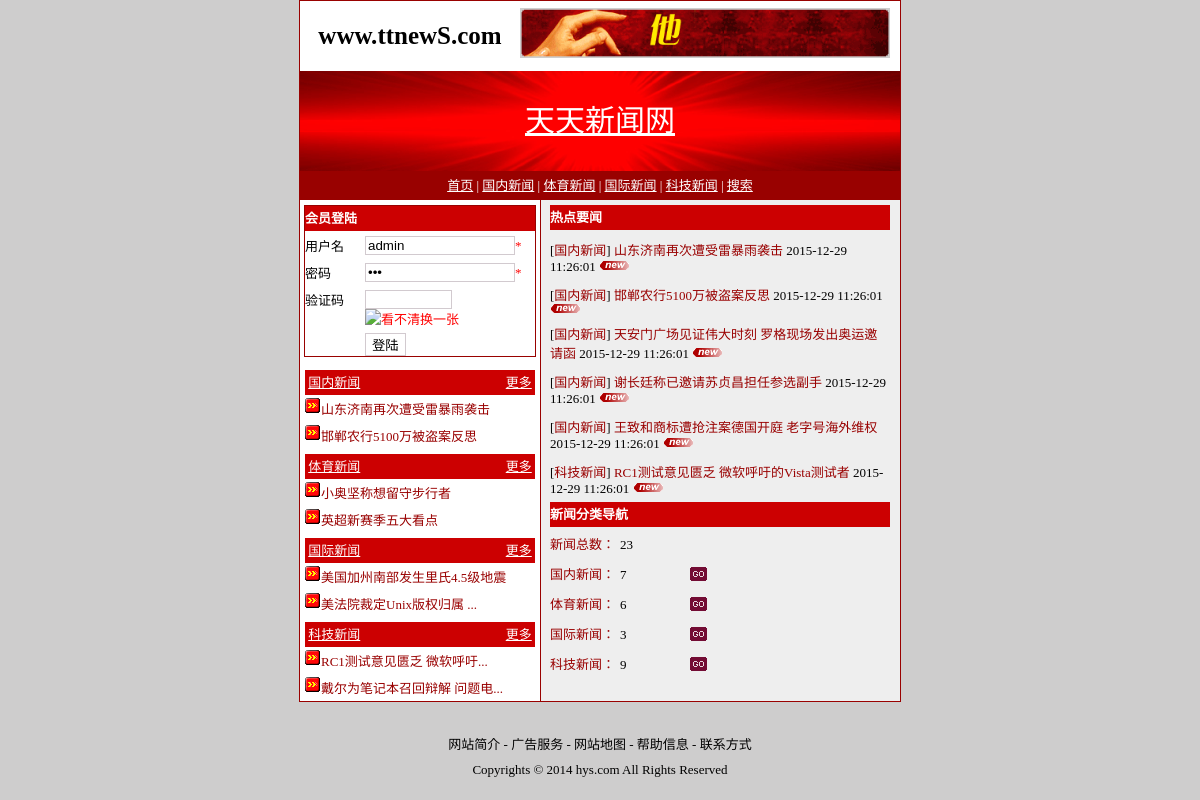
The page / on the database its author committed.
### tables this page shows
create table newsTypes
(
	typeId			int				auto_increment			primary key,
	typeName		varchar(40)		not null,
	articleNums		int				default 0
);

create table newsArticles
(
	articleId		int				auto_increment			primary key,
	content			text			not null,
	title			varchar(500)	not null,
	typeId			int				not null,
	foreign key (typeId) references newsTypes(typeId),
	userName		varchar(100)	not null,
	writer			varchar(100)		null,
	source			varchar(400)		null,
	hints			int				default 0,
	dateandtime		timestamp		default current_timestamp,
	checkup			int				default 0,
	imagepath		varchar(100)		null
);

### conn/DbConn.php (called while the page is built, shortened)
<?php
	class DbConn
	{
		public static function getInstance()
		{
			static $obj = NULL;
			if($obj == NULL)
			{
				$obj = new DbConn();
			}
			return $obj;
		}
		public function queryOne($sql)
		{
			$this->rs = mysql_query($sql);
			$result = NULL;
			if($row = mysql_fetch_array($this->rs))
			{
				$result = $row;
			}
			return $result;
		}
		public function queryAll($sql)
		{
			$this->rs = mysql_query($sql);
			$result = array();
			while($row = mysql_fetch_array($this->rs))
			{
				$result[] = $row;
			}
			return $result;
		}
	}
?>

### dbio/NewsTypes.php (called while the page is built, shortened)
<?php
	if(file_exists("conn/DbConn.php"))
	{
		include_once 'conn/DbConn.php';
	}
	else
	{
		include_once '../conn/DbConn.php';
	}
	class NewsTypes
	{
		public static function getNewsTypes()
		{
			$sql = "select * from newsTypes";
			$conn = DbConn::getInstance();
			$result = $conn->queryAll($sql);
			return $result;
		}
	}
?>

### dbio/NewsArticles.php (called while the page is built, shortened)
<?php
	if(file_exists("conn/DbConn.php"))
	{
		include_once 'conn/DbConn.php';
	}
	else
	{
		include_once '../conn/DbConn.php';
	}
	class NewsArticles
	{
		public static function getNewsCount()
		{
			$sql = "select count(*) as newscount from newsArticles";
			$conn = DbConn::getInstance();
			$result = $conn->queryOne($sql);
			return $result["newscount"];
		}
		public static function getHotNews()
		{
			$sql = "select * from newsArticles a inner join newsTypes b on a.typeId=b.typeId order by hints desc limit 0,6";
			$conn = DbConn::getInstance();
			$result = $conn->queryAll($sql);
			return $result;
		}
		public static function getNewsTow($typeId)
		{
			$sql = "select * from newsArticles where typeId={$typeId} order by dateandtime desc limit 0,2";
			$conn = DbConn::getInstance();
			$result = $conn->queryAll($sql);
			return $result;
		}
	}
?>

### index.php (the view, shortened to what this page needs)
<?php
	include_once 'dbio/NewsTypes.php';
	include_once 'dbio/NewsArticles.php';
	$newsTypes = NewsTypes::getNewsTypes();
	$hotNews = NewsArticles::getHotNews();
	$newsCount = NewsArticles::getNewsCount();
?>
<html>
  <head>
    <link href="css/news.css" type="text/css" rel="stylesheet" />
  </head>
  <body>
    <?php include_once 'header.php';?>
	<div class="mainDiv clear">
	  <div class="leftDiv">
	    <form name="frm" method="post" action="index.php" onsubmit="return checkLogin()">
	    <div class="loginDiv">
	      <div class="loginDiv1">会员登陆</div>
	      <div class="loginDiv2 clear">
	        <div class="loginDiv20">用户名</div>
	        <div class="loginDiv21"><input type="text" name="userName" value="admin" class="txt1">*</div>
	      </div>
	      <div class="loginDiv2 clear">
	        <div class="loginDiv20">密码</div>
	        <div class="loginDiv21"><input type="password" name="password" value="123" class="txt1">*</div>
	      </div>
	      <div class="loginDiv2 clear">
	        <div class="loginDiv20">验证码</div>
	        <div class="loginDiv21"><input type="text" name="checkCode" size="8" maxlength="4"><img id="myImg" onclick="changeImg()"  alt="看不清换一张" title="看不清换一张" src="image.php" align="absmiddle"></div>
	      </div>
	      <div class="loginDiv2 clear">
	        <div class="loginDiv20">&nbsp;</div>
	        <div class="loginDiv21"><input type="submit" value="登陆"></div>
	      </div>
	    </div>
	    </form>
<?php
	foreach ($newsTypes as $v)
	{
		$newsInfo = NewsArticles::getNewsTow($v["typeId"]);
?>
	    <div class="twoNews">
	      <div class="twoNews1">&nbsp;<a href="newstype.php?typeId=<?php echo $v["typeId"]?>" class="a"><?php echo $v["typeName"]?></a></div>
	      <div class="twoNews2"><a href="newstype.php?typeId=<?php echo $v["typeId"]?>" class="a">更多</a>&nbsp;</div>
	    </div>
<?php
		foreach ($newsInfo as $vv)
		{
			$title = $vv["title"];
			$len = mb_strlen($title,"utf-8");
			if($len > 16)
			{
				$title = mb_substr($title,0,14,"utf-8")."...";
			}
?>
	    <div class="twoNews3"><img src="images/makealltop.gif"><a href="news.php?articleId=<?php echo $vv["articleId"]?>"><?php echo $title?></a></div>
<?php
		}
	}
?>
	  </div>
	  <div class="rightDiv">
	    <div class="hotNews">热点要闻</div>
<?php
	foreach($hotNews as $v)
	{
?>
	    <div class="hotNews1">
	      [<a href="newstype.php?typeId=<?php echo $v["typeId"]?>"><?php echo $v["typeName"]?></a>] <a href="news.php?articleId=<?php echo $v["articleId"]?>"><?php echo $v["title"]?></a> <?php echo $v["dateandtime"]?> <img src="images/new1.gif">
	    </div>
<?php
	}
?>
	    <div class="hotNews">新闻分类导航</div>
	    <div class="newsDh">
	      <div class="newsDh1"><span class="newsCount">新闻总数：</span></div>
	      <div class="newsDh2"><?php echo $newsCount?></div>
	      <div class="newsDh3">&nbsp;</div>
	    </div>
<?php
	foreach ($newsTypes as $v)
	{
?>
	    <div class="newsDh">
	      <div class="newsDh1"><a href="newstype.php?typeId=<?php echo $v["typeId"]?>"><?php echo $v["typeName"]?>：</a></div>
	      <div class="newsDh2"><?php echo $v["articleNums"]?></div>
	      <div class="newsDh3"><a href="newstype.php?typeId=<?php echo $v["typeId"]?>"><img src="images/sch.gif" border="0" class="goImg"></a></div>
	    </div>
<?php
	}
?>
	  </div>
	</div>
    <?php include_once 'footer.php';?>
  </body>
</html>

### header.php
    <div class="headDiv">
      <div class="headDiv1">
        <div class="headDiv10">www.<b>ttnewS</b>.com</div>
        <div class="headDiv11"><img src="images/banner17.gif" width="370" height="50"></div>
      </div>
      <div class="headDiv2">天天新闻网</div>
    </div>
<div class="menuDiv">
  <a href="index.php" class="a">首页</a> |
<?php
	foreach ($newsTypes as $v)
	{
?>
  <a href="newstype.php?typeId=<?php echo $v["typeId"]?>" class="a"><?php echo $v["typeName"]?></a> |
<?php
	}
?>
  <a href="search.php" class="a">搜索</a>
</div>

### footer.php
<div class="footDiv">
  网站简介 - 广告服务 - 网站地图 - 帮助信息 - 联系方式<br>
  Copyrights &copy; 2014 hys.com All Rights Reserved
</div>

### css/news.css (style rules this page uses)
body { font-size:13px; text-align:center; margin-top:0px; background-color:#CECDCD; }
.newsCount { color:#990100; }
.goImg { margin-top:5px; }
.newsDh1 { width:70px; height:25px; line-height:25px; vertical-align:middle; float:left; text-align:left; }
.newsDh2 { width:70px; height:25px; line-height:25px; vertical-align:middle; float:left; text-align:left; }
.newsDh3 { width:70px; height:25px; line-height:25px; vertical-align:middle; float:left; text-align:left; }
.newsDh { width:340px; margin:5px auto 0px auto; text-align:left; height:25px; }
.hotNews1 { width:340px; text-align:left; margin:10px auto 0px auto; font-size:13px; }
.hotNews { width:340px; background-color:#CC0001; text-align:left; color:white; font-size:13px; height:25px; line-height:25px; vertical-align:middle; margin:5px auto 0px auto; font-weight:bold; }
.twoNews3 { width:230px; margin:2px auto 0px auto; height:25px; line-height:25px; veritcal-align:middle; text-align:left; }
a { color:#990100; font-size:13px; text-decoration:none; }
.twoNews1 { height:25px; text-align:left; float:left; width:100px; line-height:25px; veritcal-align:middle; }
.twoNews2 { height:25px; text-align:right; float:left; width:130px; line-height:25px; veritcal-align:middle; }
.twoNews { width:230px; margin:5px auto 0px auto; background-color:#CC0001; height:25px; }
.txt1 { width:150px; }
input { border:1px solid #D2CACF; background-color:white; }
.loginDiv20 { width:60px; float:left; height:22px; line-height:22px; vertical-align:middle; text-align:left; }
.loginDiv21 { width:170px; float:left; text-align:left; color:red; }
.loginDiv2 { width:230px; margin-top:5px; }
.loginDiv1 { width:230px; height:25px; color:white; text-align:left; line-height:25px; vertical-align:middle; background-color:#CC0001; font-size:13px; font-weight:bold; }
.loginDiv { width:230px; border:1px solid #990100; margin:5px auto 0px auto; }
.rightDiv { float:left; background-color:#EEEEEE; width:358px; }
.leftDiv { float:left; background-color:white; width:240px; border-right:1px solid #990100; }
.clear:after { content:"."; visibility:hidden; display:block; height:0px; clear:both; }
.mainDiv { width:600px; border:1px solid #990100; margin:0px auto 0px auto; background-color:#EEEEEE; }
.footDiv { width:600px; height:50px; line-height:25px; vertical-align:middle; margin:30px auto 0px auto; }
.a { color:white; font-size:13px; text-decoration:underline; }
.menuDiv { width:600px; background-color:#990100; border:1px solid #990100; font-size:13px; margin:0px auto 0px auto; height:25px; line-height:25px; vertical-align:middle; color:white; }
.headDiv2 { background-image:url("../images/image1.gif"); height:100px; width:600px; margin:0px auto 0px auto; line-height:100px; vertical-align:middle; color:white; text-align:center; text-decoration:underline; font-size:30px; }
.headDiv11 { float:left; margin-top:7px; }
.headDiv10 { float:left; height:70px; line-height:70px; vertical-align:middle; width:220px; font-size:25px; font-family:Times New Roman; font-weight:bold; }
.headDiv1 { background-color:white; width:600px; height:70px; }
.headDiv { width:600px; border:1px solid #990100; margin:0px auto 0px auto; }

### rows shown on the page
newstypes: typeName "国内新闻", articleNums "7"
newstypes: typeName "体育新闻", articleNums "6"
newstypes: typeName "国际新闻", articleNums "3"
newstypes: typeName "科技新闻", articleNums "9"
newsarticles: title "山东济南再次遭受雷暴雨袭击", typeId.typeName "国内新闻", dateandtime "2015-12-29 11:26:01"
newsarticles: title "邯郸农行5100万被盗案反思", typeId.typeName "国内新闻", dateandtime "2015-12-29 11:26:01"
newsarticles: title "小奥坚称想留守步行者"
newsarticles: title "英超新赛季五大看点"
newsarticles: title "美国加州南部发生里氏4.5级地震"
newsarticles: title "美法院裁定Unix版权归属 ..."
newsarticles: title "RC1测试意见匮乏 微软呼吁...", typeId.typeName "科技新闻", title "RC1测试意见匮乏 微软呼吁的Vista测试者", dateandtime "2015-12-29 11:26:01"
newsarticles: title "戴尔为笔记本召回辩解 问题电..."
newsarticles: typeId.typeName "国内新闻", title "天安门广场见证伟大时刻 罗格现场发出奥运邀请函", dateandtime "2015-12-29 11:26:01"
newsarticles: typeId.typeName "国内新闻", title "谢长廷称已邀请苏贞昌担任参选副手", dateandtime "2015-12-29 11:26:01"
newsarticles: typeId.typeName "国内新闻", title "王致和商标遭抢注案德国开庭 老字号海外维权", dateandtime "2015-12-29 11:26:01"

### other values the page prints
$newsCount "23"
